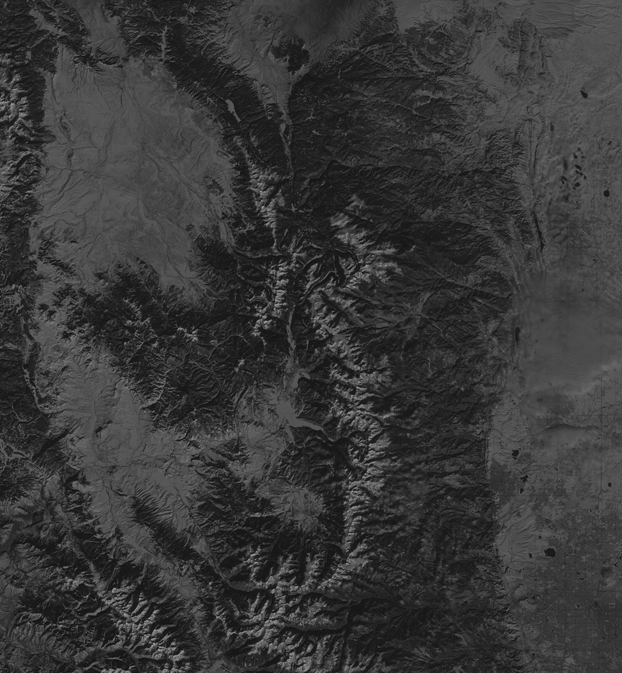
#> input picture T2_HistogramaContraste/B8_colorado.tif, 622 x 673 px
$ jupyter execute PISAS_2_1_Cambio_Lineal_Contraste.ipynb
#> lines starting #> are read from the running program, lines starting #| are printed output that depends on the picture; long printed decimals are rounded
<table style="width:100%">
  <tr>
    <th> </th>
    <th><font color=brown>Procesamiento de imágenes de Sensores Aerotransportados y Satélite</font>
         </font></th>
    <th><font color=green>Universidad de Oviedo.                      Ingeniería en Geomática</font>         sgcortes@uniovi.es</th>
  </tr>
</table>

## Modificación lineal del contraste y clipping
Es frecuente que sea necesario mejorar el contraste de una imagen a causa de la repuesta deficiente del mismo en zonas oscuras y muy claras de la escena o a defectos en la exposición. En muchas ocasiones la imagen se presenta un bajo rango dinámico. una manera de corregir este problema y conseguir que el histograma ocupe la totalidad del rango de niveles digitales disponible es definiendo una transformación recta que aplique el intervalo de entrada [NDinput mínimo, NDinput maximo] sobre el intervalo de salida total para la profundidad de bits elegida en la imagen (frecuentemente 8 bits=256 niveles).

La transformación lineal se puede en este caso implementar de modo automático empleando la función **exposure.rescale_intensity()** a la que se puede suminstrar un intervalo de entrada y salida de niveles digitales.

### Expansión lineal del histograma

[cell 1]
import skimage
from skimage import exposure, data, img_as_float, io
import numpy as np
import matplotlib.pyplot as plt
colo = io.imread('B8_colorado.tif')
#> colo is the input picture: shape (673, 622) uint16; min 4118, max 42435, mean 14385.9
colo = img_as_float(colo)
print(colo.shape)
#| (673, 622)
io.imshow(colo)
plt.title('Colorado (Landsat). Grayscale')
plt.axis('off')
# Valores máximos y mínimos de la imagen
print('ND Máximo= ', colo.max())
#| ND Máximo=  0.6475
print('ND Mínimo= ', colo.min())
#| ND Mínimo=  0.06284

[cell 2]
# Histograma
fig2 = plt.figure(figsize=(5,5)) # controla el tamaño de la figura y los ejes
m = plt.hist(colo.ravel(),bins=256)
img_cdf, bins = skimage.exposure.cumulative_distribution(colo, 256)
#> img_cdf = 256 values from 4.78e-06 to 1; bins = 256 values from 0.064 to 0.646
ax_cdf = plt.twinx()
ax_cdf.plot(bins,img_cdf, color='red')
ax_cdf.set_xlim(0,1)
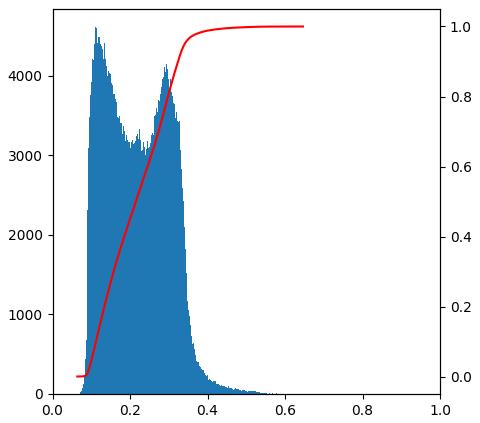
#> figure drawn by matplotlib, 2 panels; panel 1: tallest bar 4612 high, from x = 0.111 to 0.113; panel 2: curve peaks at x = 0.646, y = 1

En la histograma anterior puede verse como el rango dinámico es muy pequeño y se desperdician muchos valores de niveles digitales. Podemos expandir el rango mediante la función **rescale_intensity**.

[cell 3]
fig3=plt.figure(figsize=(12,6))
colo_rescaled = exposure.rescale_intensity(colo)
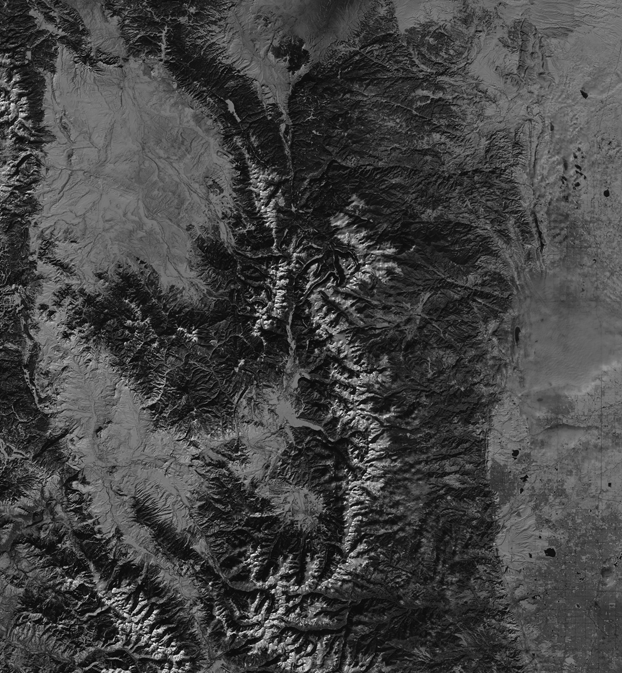
#> colo_rescaled: shape (673, 622) float64; min 0, max 1, mean 0.268
plt.subplot(1,2,1)
io.imshow(colo_rescaled)
plt.subplot(1,2,2)
m_rescaled = plt.hist(colo_rescaled.ravel(),bins=256)
img_cdf, bins = skimage.exposure.cumulative_distribution(colo_rescaled, 256)
#> bins = 256 values from 0.00195 to 0.998
ax_cdf = plt.twinx()
ax_cdf.plot(bins,img_cdf, color='red')
ax_cdf.set_xlim(0,1)
ax_cdf.set_ylim(0,1)
plt.tight_layout()

# Valores máximos y mínimos de la imagen
print('ND Máximo= ', colo_rescaled.max())
#| ND Máximo=  1.0
print('ND Mínimo= ', colo_rescaled.min())
#| ND Mínimo=  0.0
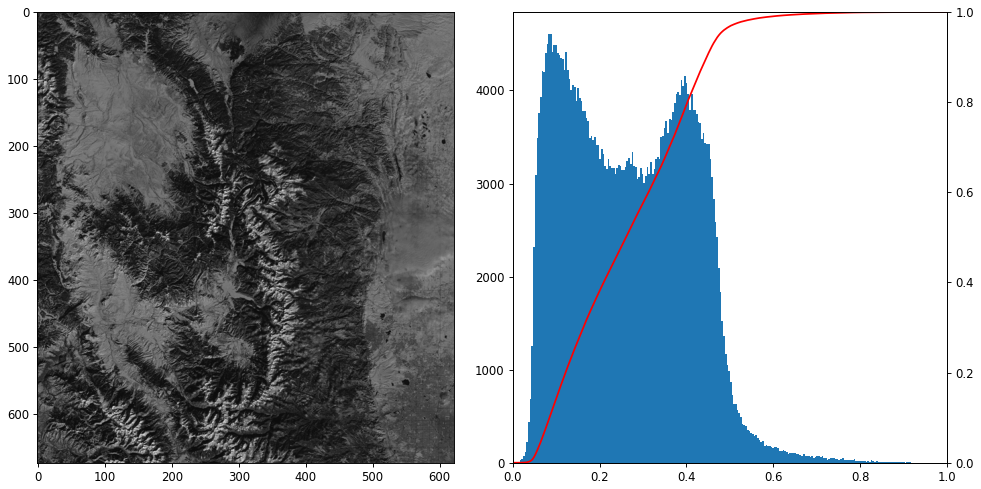
#> figure drawn by matplotlib, 3 panels; panel 2: tallest bar 4612 high, from x = 0.082 to 0.0859; panel 3: curve peaks at x = 0.998, y = 1

Hemos mejorado el rango dinámico, pero aún vemos que tenemos una zona a la derecha del histograma con muy pocas frecuencias de píxeles. En general estas zonas casi blancas con muy pocos píxeles (que también pueden aparecer en  la parte opuesta con las sombras) se deben a la respuesta del sensor que produce unos píxeles con niveles digitales anormalmente altos. Vamos entonces a emplear lo que se denomina el **__Clipping__**

[cell 4]
fig4=plt.figure(figsize=(12,6))
pmin, pmax = np.percentile(colo, (5,95))
#> pmin = 0.102; pmax = 0.342
print(pmin,pmax)
#| 0.1025 0.342
colo_clipped = exposure.rescale_intensity(colo, in_range=(pmin,pmax))
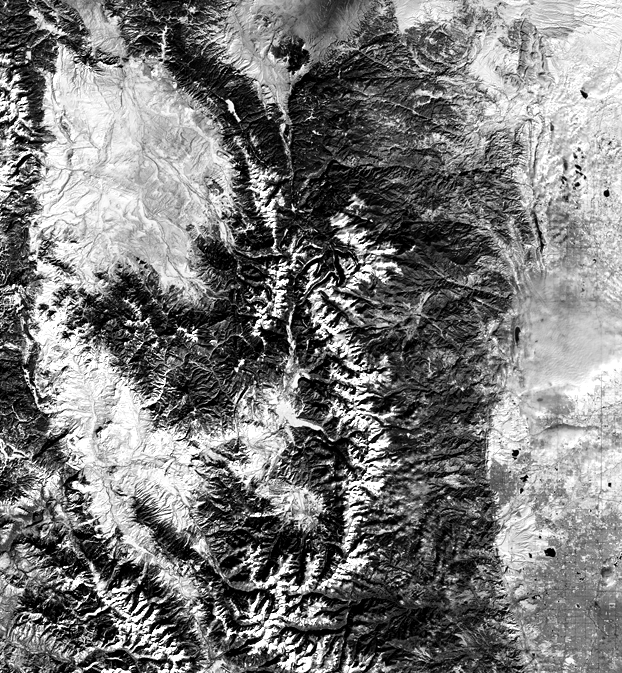
#> colo_clipped: shape (673, 622) float64; min 0, max 1, mean 0.482
plt.subplot(121)
io.imshow(colo_clipped, cmap='gray')
plt.axis('off')
plt.subplot(122)
m_clipped = plt.hist(colo_clipped.ravel(),bins=256)
img_cdf, bins = skimage.exposure.cumulative_distribution(colo_clipped, 256)
#> img_cdf = 256 values from 0.0541 to 1
ax_cdf = plt.twinx()
ax_cdf.plot(bins,img_cdf, color='red')
ax_cdf.set_xlim(0,1)
ax_cdf.set_ylim(0,1)
plt.tight_layout()
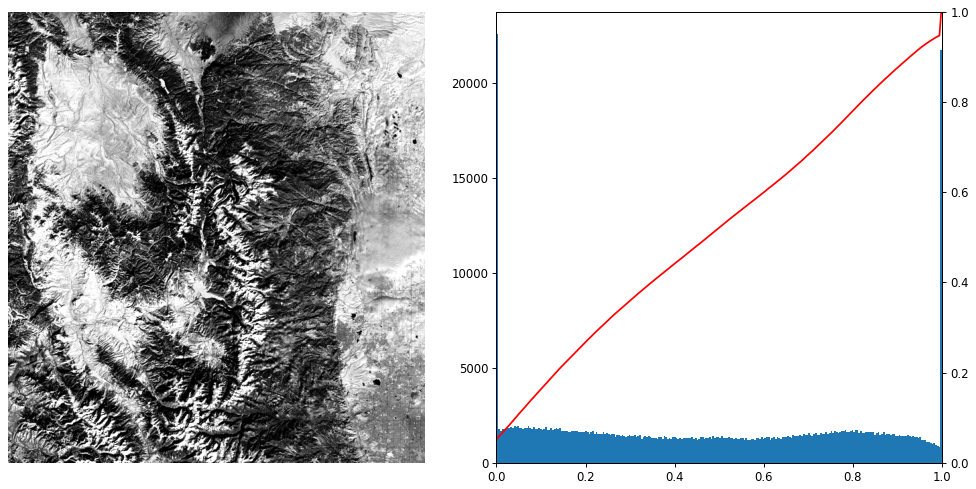
#> figure drawn by matplotlib, 3 panels; panel 2: tallest bar 22629 high, from x = 0 to 0.00391; panel 3: curve peaks at x = 0.998, y = 1

Con la transformación anterior, **clipping** estamos aplicando el intervalo de ND´s entre los percentiles 2% y 98% al rango completo de ND´s disponible para la imagen. El histograma cambia radicalmente de forma pasando a asemejarse a un histograma uniforme y el histograma acumulado casi a la recta a 45º. La imagen tiene ahora mucho mejor contraste. Es interesante comparar ahora las funciones de trasferencia de la simple **expansión lineal** del histograma con la del **clipping** (limitada por los valores de los percentiles).

[cell 5]
fig5=plt.figure(figsize=(12,6))
plt.subplot(121)
ax_transf1 = plt.plot(colo.ravel(),colo_rescaled.ravel(),color = 'green')
#> ax_transf1 = 1 item
plt.xlim(0,1)
plt.ylim(0,1)
plt.grid(True)
plt.vlines([0.06, 0.65], 0, 1, colors='r')
plt.title('Función transferencia: original-escalado lineal')
plt.annotate('$NDmax_{in}: 0.65$', xy=(0.65, 0), xytext=(0.6, 0.2),
             arrowprops=dict(facecolor='black',shrink=0.05),fontsize=15)
plt.subplot(122)
ax_transf2 = plt.plot(colo.ravel(),colo_clipped.ravel(),color = 'green')
#> ax_transf2 = 1 item
plt.xlim(0,1)
plt.ylim(0,1)
plt.grid(True)
plt.title('Función transferencia: original-clipping 98%-2%')
plt.tight_layout()
plt.vlines([0.06, 0.35], 0, 1, colors='r')
plt.annotate('$NDmax_{in}: 0.35$', xy=(0.35, 0), xytext=(0.3, 0.2),
             arrowprops=dict(facecolor='black',shrink=0.05),fontsize=15)
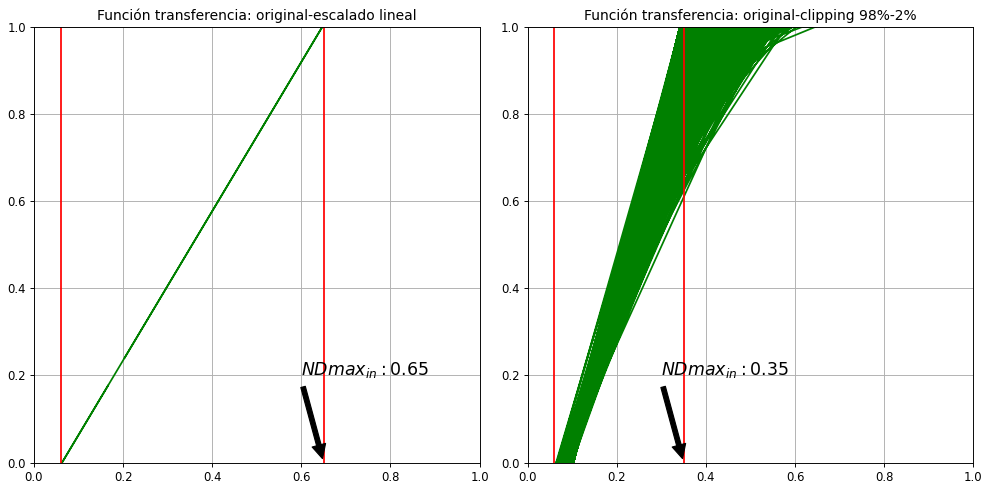
#> figure drawn by matplotlib, 2 panels
